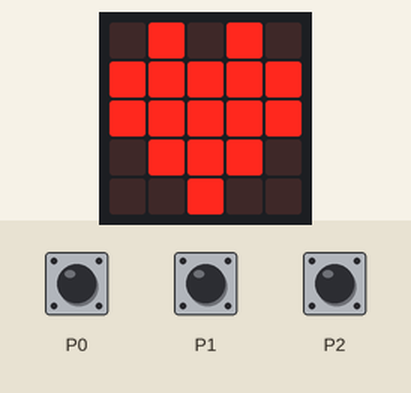
Bench run of a program on a simulated BBC micro:bit (MakeCode). Parts: the board's 5×5 LED display. Inputs (shaded band) come from the test bench. Random numbers come from a fixed seed; the 48×5 strip is a reading aid, not a part: it shows the text the display is scrolling, unrolled, one strip-width of it at a time.

Above: at 20.3 s.
20.4 s: touch pin P0 pressed for 0.15 s
At 21.6 s:
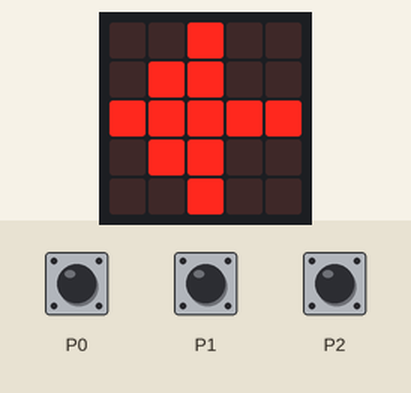
23.5 s: touch pin P1 pressed for 0.15 s
At 32.2 s:
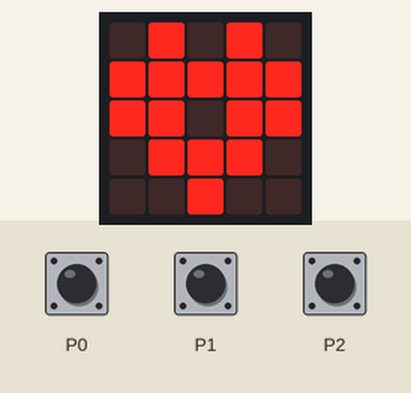
32.6 s: touch pin P2 pressed for 0.15 s
At 33.5 s:
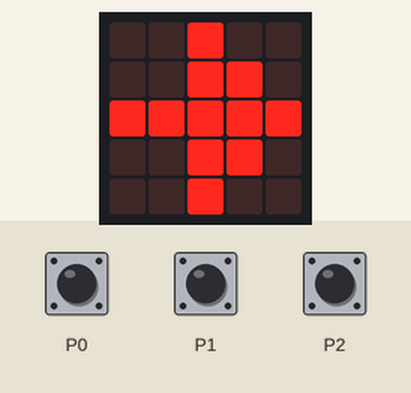
35.7 s: touch pin P1 pressed for 0.15 s
At 38.1 s:
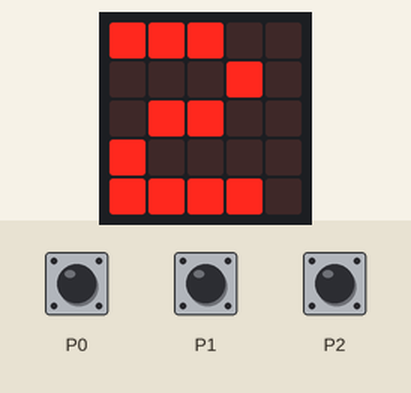
38.8 s: touch pin P1 pressed for 0.15 s
42.5 s: touch pin P0 pressed for 0.15 s
At 44.0 s:
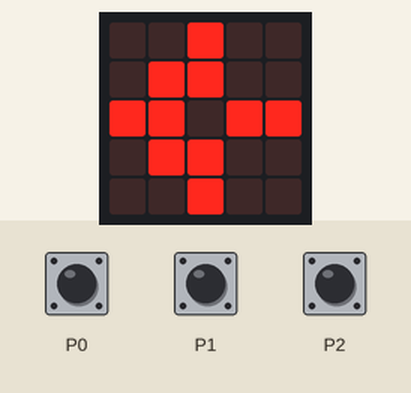

Measured:
- after the input at 20.4 s, the display: changes after 0.15 s (image 1)
- after the input at 32.6 s, the display: changes after 0.45 s (image 3)
- what the display in image 2 shows lasts 0.5 s, from 32.0 s to 32.5 s
- what the display in image 4 shows lasts 1.3 s, from 37.1 s to 38.4 s

The program:

reaction.py
```python
def on_pin_pressed_p0():
    global is_running
    if is_running:
        is_running = False
        basic.show_leds("""
            . . # . .
            . # # . .
            # # # # #
            . # # . .
            . . # . .
        """)
        basic.pause(5000)
        go()
input.on_pin_pressed(TouchPin.P0, on_pin_pressed_p0)

def on_pin_pressed_p1():
    go()
input.on_pin_pressed(TouchPin.P1, on_pin_pressed_p1)

def on_pin_pressed_p2():
    global is_running
    if is_running:
        is_running = False
        basic.show_leds("""
            . . # . .
            . . # # .
            # # # # #
            . . # # .
            . . # . .
        """)
        basic.pause(5000)
        go()
input.on_pin_pressed(TouchPin.P2, on_pin_pressed_p2)

def go():
    global is_running
    basic.show_number(3)
    basic.pause(500)
    basic.show_number(2)
    basic.pause(500)
    basic.show_number(1)
    basic.pause(500)
    basic.pause(100)
    basic.clear_screen()
    for index in range(randint(5, 15)):
        led.toggle(2, 2)
        basic.pause(300)
    is_running = True
    basic.show_icon(IconNames.HEART)

is_running = False
basic.show_string("REACTION GAME")
go()
```
